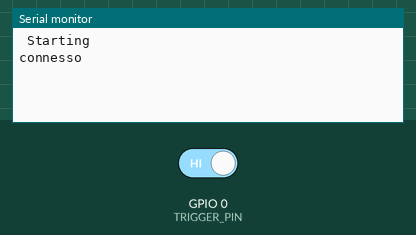
Recording of a sketch running on a simulated ESP32. Parts: the last lines printed to the serial monitor. Inputs (shaded band) come from the test bench; at power-on: GPIO 0 (TRIGGER_PIN) HIGH. WiFi joins after 1.5 s; servers stay silent unless stated.

Above: at 5.7 s.
5.8 s: GPIO 0 (TRIGGER_PIN) driven LOW
At 6.5 s:
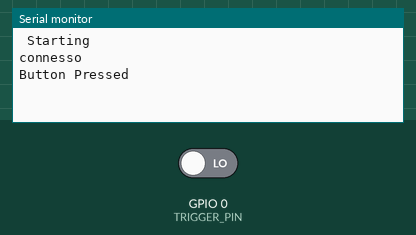
7.3 s: GPIO 0 (TRIGGER_PIN) driven HIGH
At 10.1 s:
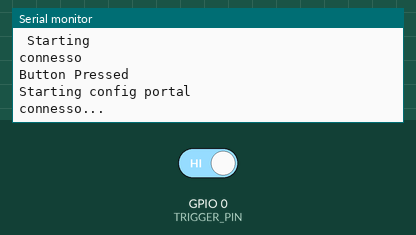

Measured:
- after the input at 5.8 s, the serial monitor: prints a new line after 0.05 s (image 1)
- after the input at 7.3 s, the serial monitor: prints a new line after 1.6 s (image 2)

The sketch:

main.ino
```cpp
#include <WiFiManager.h>

#define TRIGGER_PIN 0

bool wm_nonblocking = false;

WiFiManager wm;
WiFiManagerParameter custom_field;


void setup() {
  WiFi.mode(WIFI_STA);
  Serial.begin(115200);
  Serial.setDebugOutput(true);
  delay(3000);
  Serial.println("\n Starting");

  pinMode(TRIGGER_PIN, INPUT);

  if(wm_nonblocking) wm.setConfigPortalBlocking(false);
  int customFieldLength = 40;
  const char* custom_radio_str = "<br/><label for='customfieldid'>Custom Field Label</label><input type='radio' name='customfieldid' value='1' checked> One<br><input type='radio' name='customfieldid' value='2'> Two<br><input type='radio' name='customfieldid' value='3'> Three";
  new (&custom_field) WiFiManagerParameter(custom_radio_str);

  wm.addParameter(&custom_field);
  wm.setSaveParamsCallback(saveParamCallback);

  std::vector<const char *> menu = {"wifi","info","param","sep","restart","exit"};
  wm.setMenu(menu);

  wm.setClass("invert");

  wm.setSTAStaticIPConfig(IPAddress(192,168,1,201), IPAddress(192,168,1,201), IPAddress(255,255,255,0)); // set static ip,gw,sn
  wm.setShowStaticFields(true);
  wm.setShowDnsFields(true);

  wm.setConnectTimeout(20);
  wm.setConfigPortalTimeout(30);
  wm.setCaptivePortalEnable(false);
  wm.setAPClientCheck(true);

  // wifi scan settings
  // wm.setRemoveDuplicateAPs(false); // do not remove duplicate ap names (true)
  // wm.setMinimumSignalQuality(20);  // set min RSSI (percentage) to show in scans, null = 8%
  // wm.setShowInfoErase(false);      // do not show erase button on info page
  // wm.setScanDispPerc(true);       // show RSSI as percentage not graph icons

  // wm.setBreakAfterConfig(true);   // always exit configportal even if wifi save fails

  bool res;
  res = wm.autoConnect("AutoConnectAP","password"); // password protected ap

  if(!res) {
    Serial.println("Failed to connect or hit timeout");
  }
  else {
    Serial.println("connesso");
  }
}

void checkButton(){
  if ( digitalRead(TRIGGER_PIN) == LOW ) {
    delay(50);
    if( digitalRead(TRIGGER_PIN) == LOW ){
      Serial.println("Button Pressed");
      delay(3000); // reset delay hold
      if( digitalRead(TRIGGER_PIN) == LOW ){
        Serial.println("Button Held");
        Serial.println("Erasing Config, restarting");
        wm.resetSettings();
        ESP.restart();
      }

      Serial.println("Starting config portal");
      wm.setConfigPortalTimeout(120);

      if (!wm.startConfigPortal("OnDemandAP","password")) {
        Serial.println("failed to connect or hit timeout");
        delay(3000);
        // ESP.restart();
      } else {
        Serial.println("connesso...");
      }
    }
  }
}


String getParam(String name){
  String value;
  if(wm.server->hasArg(name)) {
    value = wm.server->arg(name);
  }
  return value;
}

void saveParamCallback(){
  Serial.println("[CALLBACK] saveParamCallback fired");
  Serial.println("PARAM customfieldid = " + getParam("customfieldid"));
}

void loop() {
  if(wm_nonblocking) wm.process();
  checkButton();
}
```
